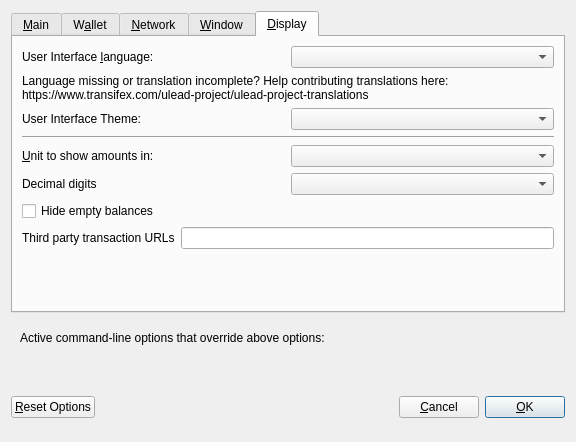
<?xml version="1.0" encoding="UTF-8"?>
<ui version="4.0">
 <class>OptionsDialog</class>
 <widget class="QDialog" name="OptionsDialog">
  <property name="geometry">
   <rect>
    <x>0</x>
    <y>0</y>
    <width>576</width>
    <height>442</height>
   </rect>
  </property>
  <property name="windowTitle">
   <string>Options</string>
  </property>
  <property name="modal">
   <bool>true</bool>
  </property>
  <layout class="QVBoxLayout" name="verticalLayout">
   <item>
    <widget class="QTabWidget" name="tabWidget">
     <property name="currentIndex">
      <number>4</number>
     </property>
     <widget class="QWidget" name="tabMain">
      <attribute name="title">
       <string>&amp;Main</string>
      </attribute>
      <layout class="QVBoxLayout" name="verticalLayout_Main">
       <item>
        <widget class="QCheckBox" name="bitcoinAtStartup">
         <property name="toolTip">
          <string>Automatically start ULead after logging in to the system.</string>
         </property>
         <property name="text">
          <string>&amp;Start ULead on system login</string>
         </property>
        </widget>
       </item>
       <item>
        <layout class="QHBoxLayout" name="horizontalLayout_2_Main">
         <item>
          <widget class="QLabel" name="databaseCacheLabel">
           <property name="text">
            <string>Size of &amp;database cache</string>
           </property>
           <property name="textFormat">
            <enum>Qt::PlainText</enum>
           </property>
           <property name="buddy">
            <cstring>databaseCache</cstring>
           </property>
          </widget>
         </item>
         <item>
          <widget class="QSpinBox" name="databaseCache"/>
         </item>
         <item>
          <widget class="QLabel" name="databaseCacheUnitLabel">
           <property name="text">
            <string>MB</string>
           </property>
           <property name="textFormat">
            <enum>Qt::PlainText</enum>
           </property>
          </widget>
         </item>
         <item>
          <spacer name="horizontalSpacer_2_Main">
           <property name="orientation">
            <enum>Qt::Horizontal</enum>
           </property>
           <property name="sizeHint" stdset="0">
            <size>
             <width>40</width>
             <height>20</height>
            </size>
           </property>
          </spacer>
         </item>
        </layout>
       </item>
       <item>
        <layout class="QHBoxLayout" name="horizontalLayout_3_Main">
         <item>
          <widget class="QLabel" name="threadsScriptVerifLabel">
           <property name="text">
            <string>Number of script &amp;verification threads</string>
           </property>
           <property name="textFormat">
            <enum>Qt::PlainText</enum>
           </property>
           <property name="buddy">
            <cstring>threadsScriptVerif</cstring>
           </property>
          </widget>
         </item>
         <item>
          <widget class="QSpinBox" name="threadsScriptVerif">
           <property name="toolTip">
            <string>(0 = auto, &lt;0 = leave that many cores free)</string>
           </property>
          </widget>
         </item>
         <item>
          <spacer name="horizontalSpacer_3_Main">
           <property name="orientation">
            <enum>Qt::Horizontal</enum>
           </property>
           <property name="sizeHint" stdset="0">
            <size>
             <width>40</width>
             <height>20</height>
            </size>
           </property>
          </spacer>
         </item>
        </layout>
       </item>
       <item>
        <spacer name="verticalSpacer_2">
         <property name="orientation">
          <enum>Qt::Vertical</enum>
         </property>
         <property name="sizeHint" stdset="0">
          <size>
           <width>20</width>
           <height>40</height>
          </size>
         </property>
        </spacer>
       </item>
       <item>
        <widget class="QCheckBox" name="checkBoxZeromintEnable">
         <property name="toolTip">
          <string>Enable automatic minting of ULead units to zULEAD</string>
         </property>
         <property name="layoutDirection">
          <enum>Qt::LeftToRight</enum>
         </property>
         <property name="text">
          <string>Enable zULEAD Automint</string>
         </property>
        </widget>
       </item>
       <item>
        <layout class="QHBoxLayout" name="horizontalLayout_3">
         <item>
          <widget class="QLabel" name="percentage_label">
           <property name="toolTip">
            <string>Percentage of incoming ULEAD which get automatically converted to zULEAD via Zerocoin Protocol (min: 10%)</string>
           </property>
           <property name="text">
            <string>Percentage of autominted zULEAD</string>
           </property>
          </widget>
         </item>
         <item>
          <widget class="QSpinBox" name="zeromintPercentage">
           <property name="minimum">
            <number>10</number>
           </property>
           <property name="maximum">
            <number>100</number>
           </property>
          </widget>
         </item>
        </layout>
       </item>
       <item>
        <layout class="QHBoxLayout" name="horizontalLayout" stretch="0,0">
         <property name="sizeConstraint">
          <enum>QLayout::SetFixedSize</enum>
         </property>
         <item>
          <widget class="QLabel" name="labelPreferredDenom">
           <property name="maximumSize">
            <size>
             <width>16777215</width>
             <height>16777215</height>
            </size>
           </property>
           <property name="toolTip">
            <string>Wait with automatic conversion to Zerocoin until enough ULEAD for this denomination is available</string>
           </property>
           <property name="text">
            <string>Preferred Automint zULEAD Denomination</string>
           </property>
          </widget>
         </item>
         <item>
          <widget class="QComboBox" name="preferredDenom">
           <property name="maximumSize">
            <size>
             <width>16777215</width>
             <height>27</height>
            </size>
           </property>
           <property name="toolTip">
            <string>Wait with automatic conversion to Zerocoin until enough ULEAD for this denomination is available</string>
           </property>
           <property name="maxVisibleItems">
            <number>9</number>
           </property>
           <property name="maxCount">
            <number>9</number>
           </property>
          </widget>
         </item>
        </layout>
       </item>
      </layout>
     </widget>
     <widget class="QWidget" name="tabWallet">
      <attribute name="title">
       <string>W&amp;allet</string>
      </attribute>
      <layout class="QVBoxLayout" name="verticalLayout_Wallet">
       <item>
        <layout class="QHBoxLayout" name="horizontalLayout_2_Wallet">
         <item>
          <widget class="QLabel" name="labelStakeSplitThresholdText">
           <property name="text">
            <string>Stake split threshold:</string>
           </property>
          </widget>
         </item>
         <item>
          <widget class="QSpinBox" name="spinBoxStakeSplitThreshold">
           <property name="minimum">
            <number>1</number>
           </property>
           <property name="maximum">
            <number>999999</number>
           </property>
          </widget>
         </item>
        </layout>
       </item>
       <item>
        <widget class="QGroupBox" name="groupBox">
         <property name="title">
          <string>Expert</string>
         </property>
         <layout class="QVBoxLayout" name="verticalLayout_2">
          <item>
           <widget class="QCheckBox" name="coinControlFeatures">
            <property name="toolTip">
             <string>Whether to show coin control features or not.</string>
            </property>
            <property name="text">
             <string>Enable coin &amp;control features</string>
            </property>
           </widget>
          </item>
          <item>
           <widget class="QCheckBox" name="showMasternodesTab">
            <property name="toolTip">
             <string>Show additional tab listing all your masternodes in first sub-tab&lt;br/&gt;and all masternodes on the network in second sub-tab.</string>
            </property>
            <property name="text">
             <string>Show Masternodes Tab</string>
            </property>
           </widget>
          </item>
          <item>
           <widget class="QCheckBox" name="spendZeroConfChange">
            <property name="toolTip">
             <string>If you disable the spending of unconfirmed change, the change from a transaction&lt;br/&gt;cannot be used until that transaction has at least one confirmation.&lt;br/&gt;This also affects how your balance is computed.</string>
            </property>
            <property name="text">
             <string>&amp;Spend unconfirmed change</string>
            </property>
           </widget>
          </item>
         </layout>
        </widget>
       </item>
       <item>
        <spacer name="verticalSpacer_Wallet">
         <property name="orientation">
          <enum>Qt::Vertical</enum>
         </property>
         <property name="sizeHint" stdset="0">
          <size>
           <width>20</width>
           <height>40</height>
          </size>
         </property>
        </spacer>
       </item>
      </layout>
     </widget>
     <widget class="QWidget" name="tabNetwork">
      <attribute name="title">
       <string>&amp;Network</string>
      </attribute>
      <layout class="QVBoxLayout" name="verticalLayout_Network">
       <item>
        <widget class="QCheckBox" name="mapPortUpnp">
         <property name="toolTip">
          <string>Automatically open the ULead client port on the router. This only works when your router supports UPnP and it is enabled.</string>
         </property>
         <property name="text">
          <string>Map port using &amp;UPnP</string>
         </property>
        </widget>
       </item>
       <item>
        <widget class="QCheckBox" name="allowIncoming">
         <property name="toolTip">
          <string>Accept connections from outside</string>
         </property>
         <property name="text">
          <string>Allow incoming connections</string>
         </property>
        </widget>
       </item>
       <item>
        <widget class="QCheckBox" name="connectSocks">
         <property name="toolTip">
          <string>Connect to the ULead network through a SOCKS5 proxy.</string>
         </property>
         <property name="text">
          <string>&amp;Connect through SOCKS5 proxy (default proxy):</string>
         </property>
        </widget>
       </item>
       <item>
        <layout class="QHBoxLayout" name="horizontalLayout_1_Network">
         <item>
          <widget class="QLabel" name="proxyIpLabel">
           <property name="text">
            <string>Proxy &amp;IP:</string>
           </property>
           <property name="textFormat">
            <enum>Qt::PlainText</enum>
           </property>
           <property name="buddy">
            <cstring>proxyIp</cstring>
           </property>
          </widget>
         </item>
         <item>
          <widget class="QValidatedLineEdit" name="proxyIp">
           <property name="minimumSize">
            <size>
             <width>140</width>
             <height>0</height>
            </size>
           </property>
           <property name="maximumSize">
            <size>
             <width>140</width>
             <height>16777215</height>
            </size>
           </property>
           <property name="toolTip">
            <string>IP address of the proxy (e.g. IPv4: 127.0.0.1 / IPv6: ::1)</string>
           </property>
          </widget>
         </item>
         <item>
          <widget class="QLabel" name="proxyPortLabel">
           <property name="text">
            <string>&amp;Port:</string>
           </property>
           <property name="textFormat">
            <enum>Qt::PlainText</enum>
           </property>
           <property name="buddy">
            <cstring>proxyPort</cstring>
           </property>
          </widget>
         </item>
         <item>
          <widget class="QLineEdit" name="proxyPort">
           <property name="minimumSize">
            <size>
             <width>75</width>
             <height>0</height>
            </size>
           </property>
           <property name="maximumSize">
            <size>
             <width>55</width>
             <height>16777215</height>
            </size>
           </property>
           <property name="toolTip">
            <string>Port of the proxy (e.g. 9050)</string>
           </property>
          </widget>
         </item>
         <item>
          <spacer name="horizontalSpacer_1_Network">
           <property name="orientation">
            <enum>Qt::Horizontal</enum>
           </property>
           <property name="sizeHint" stdset="0">
            <size>
             <width>40</width>
             <height>20</height>
            </size>
           </property>
          </spacer>
         </item>
        </layout>
       </item>
       <item>
        <spacer name="verticalSpacer_Network">
         <property name="orientation">
          <enum>Qt::Vertical</enum>
         </property>
         <property name="sizeHint" stdset="0">
          <size>
           <width>20</width>
           <height>40</height>
          </size>
         </property>
        </spacer>
       </item>
      </layout>
     </widget>
     <widget class="QWidget" name="tabWindow">
      <attribute name="title">
       <string>&amp;Window</string>
      </attribute>
      <layout class="QVBoxLayout" name="verticalLayout_Window">
       <item>
        <widget class="QCheckBox" name="minimizeToTray">
         <property name="toolTip">
          <string>Show only a tray icon after minimizing the window.</string>
         </property>
         <property name="text">
          <string>&amp;Minimize to the tray instead of the taskbar</string>
         </property>
        </widget>
       </item>
       <item>
        <widget class="QCheckBox" name="minimizeOnClose">
         <property name="toolTip">
          <string>Minimize instead of exit the application when the window is closed. When this option is enabled, the application will be closed only after selecting Quit in the menu.</string>
         </property>
         <property name="text">
          <string>M&amp;inimize on close</string>
         </property>
        </widget>
       </item>
       <item>
        <spacer name="verticalSpacer_Window">
         <property name="orientation">
          <enum>Qt::Vertical</enum>
         </property>
         <property name="sizeHint" stdset="0">
          <size>
           <width>20</width>
           <height>40</height>
          </size>
         </property>
        </spacer>
       </item>
      </layout>
     </widget>
     <widget class="QWidget" name="tabDisplay">
      <attribute name="title">
       <string>&amp;Display</string>
      </attribute>
      <layout class="QVBoxLayout" name="verticalLayout_Display">
       <item>
        <layout class="QHBoxLayout" name="horizontalLayout_1_Display">
         <item>
          <widget class="QLabel" name="langLabel">
           <property name="text">
            <string>User Interface &amp;language:</string>
           </property>
           <property name="textFormat">
            <enum>Qt::PlainText</enum>
           </property>
           <property name="buddy">
            <cstring>lang</cstring>
           </property>
          </widget>
         </item>
         <item>
          <widget class="QValueComboBox" name="lang">
           <property name="toolTip">
            <string>The user interface language can be set here. This setting will take effect after restarting ULead.</string>
           </property>
          </widget>
         </item>
        </layout>
       </item>
       <item>
        <widget class="QLabel" name="label_3">
         <property name="toolTip">
          <string notr="true"/>
         </property>
         <property name="statusTip">
          <string notr="true"/>
         </property>
         <property name="whatsThis">
          <string notr="true"/>
         </property>
         <property name="accessibleName">
          <string notr="true"/>
         </property>
         <property name="text">
          <string>Language missing or translation incomplete? Help contributing translations here:
https://www.transifex.com/ulead-project/ulead-project-translations</string>
         </property>
         <property name="wordWrap">
          <bool>true</bool>
         </property>
         <property name="openExternalLinks">
          <bool>true</bool>
         </property>
         <property name="textInteractionFlags">
          <set>Qt::TextBrowserInteraction</set>
         </property>
        </widget>
       </item>
       <item>
        <layout class="QHBoxLayout" name="horizontalLayout_4_Display" stretch="0,0">
         <item>
          <widget class="QLabel" name="themeLabel">
           <property name="text">
            <string>User Interface Theme:</string>
           </property>
          </widget>
         </item>
         <item>
          <widget class="QValueComboBox" name="theme"/>
         </item>
        </layout>
       </item>
       <item>
        <widget class="Line" name="line">
         <property name="orientation">
          <enum>Qt::Horizontal</enum>
         </property>
        </widget>
       </item>
       <item>
        <layout class="QHBoxLayout" name="horizontalLayout_2_Display">
         <item>
          <widget class="QLabel" name="unitLabel">
           <property name="text">
            <string>&amp;Unit to show amounts in:</string>
           </property>
           <property name="textFormat">
            <enum>Qt::PlainText</enum>
           </property>
           <property name="buddy">
            <cstring>unit</cstring>
           </property>
          </widget>
         </item>
         <item>
          <widget class="QValueComboBox" name="unit">
           <property name="toolTip">
            <string>Choose the default subdivision unit to show in the interface and when sending coins.</string>
           </property>
          </widget>
         </item>
        </layout>
       </item>
       <item>
        <layout class="QHBoxLayout" name="horizontalLayout_5_Display">
         <item>
          <widget class="QLabel" name="digitsLabel">
           <property name="text">
            <string>Decimal digits</string>
           </property>
          </widget>
         </item>
         <item>
          <widget class="QValueComboBox" name="digits"/>
         </item>
        </layout>
       </item>
       <item>
        <widget class="QCheckBox" name="checkBoxHideZeroBalances">
         <property name="toolTip">
          <string>Hide empty balances</string>
         </property>
         <property name="layoutDirection">
          <enum>Qt::LeftToRight</enum>
         </property>
         <property name="text">
          <string>Hide empty balances</string>
         </property>
        </widget>
       </item>
       <item>
        <layout class="QHBoxLayout" name="horizontalLayout_3_Display">
         <item>
          <widget class="QLabel" name="thirdPartyTxUrlsLabel">
           <property name="toolTip">
            <string>Third party URLs (e.g. a block explorer) that appear in the transactions tab as context menu items. %s in the URL is replaced by transaction hash. Multiple URLs are separated by vertical bar |.</string>
           </property>
           <property name="text">
            <string>Third party transaction URLs</string>
           </property>
           <property name="buddy">
            <cstring>thirdPartyTxUrls</cstring>
           </property>
          </widget>
         </item>
         <item>
          <widget class="QLineEdit" name="thirdPartyTxUrls">
           <property name="toolTip">
            <string>Third party URLs (e.g. a block explorer) that appear in the transactions tab as context menu items. %s in the URL is replaced by transaction hash. Multiple URLs are separated by vertical bar |.</string>
           </property>
          </widget>
         </item>
        </layout>
       </item>
       <item>
        <spacer name="verticalSpacer">
         <property name="orientation">
          <enum>Qt::Vertical</enum>
         </property>
         <property name="sizeHint" stdset="0">
          <size>
           <width>20</width>
           <height>40</height>
          </size>
         </property>
        </spacer>
       </item>
      </layout>
     </widget>
    </widget>
   </item>
   <item>
    <widget class="QFrame" name="frame">
     <layout class="QVBoxLayout" name="verticalLayout_Bottom">
      <item>
       <layout class="QHBoxLayout" name="horizontalLayout_Bottom">
        <item>
         <widget class="QLabel" name="overriddenByCommandLineInfoLabel">
          <property name="text">
           <string>Active command-line options that override above options:</string>
          </property>
          <property name="textFormat">
           <enum>Qt::PlainText</enum>
          </property>
         </widget>
        </item>
        <item>
         <spacer name="horizontalSpacer_Bottom">
          <property name="orientation">
           <enum>Qt::Horizontal</enum>
          </property>
          <property name="sizeHint" stdset="0">
           <size>
            <width>40</width>
            <height>20</height>
           </size>
          </property>
         </spacer>
        </item>
       </layout>
      </item>
      <item>
       <widget class="QLabel" name="overriddenByCommandLineLabel">
        <property name="text">
         <string/>
        </property>
        <property name="textFormat">
         <enum>Qt::PlainText</enum>
        </property>
        <property name="wordWrap">
         <bool>true</bool>
        </property>
       </widget>
      </item>
     </layout>
    </widget>
   </item>
   <item>
    <layout class="QHBoxLayout" name="horizontalLayout_Buttons">
     <item>
      <widget class="QPushButton" name="resetButton">
       <property name="toolTip">
        <string>Reset all client options to default.</string>
       </property>
       <property name="text">
        <string>&amp;Reset Options</string>
       </property>
       <property name="autoDefault">
        <bool>false</bool>
       </property>
      </widget>
     </item>
     <item>
      <spacer name="horizontalSpacer_1">
       <property name="orientation">
        <enum>Qt::Horizontal</enum>
       </property>
       <property name="sizeHint" stdset="0">
        <size>
         <width>40</width>
         <height>48</height>
        </size>
       </property>
      </spacer>
     </item>
     <item>
      <widget class="QLabel" name="statusLabel">
       <property name="minimumSize">
        <size>
         <width>200</width>
         <height>0</height>
        </size>
       </property>
       <property name="font">
        <font>
         <weight>75</weight>
         <bold>true</bold>
        </font>
       </property>
       <property name="text">
        <string/>
       </property>
       <property name="textFormat">
        <enum>Qt::PlainText</enum>
       </property>
       <property name="wordWrap">
        <bool>true</bool>
       </property>
      </widget>
     </item>
     <item>
      <spacer name="horizontalSpacer_2">
       <property name="orientation">
        <enum>Qt::Horizontal</enum>
       </property>
       <property name="sizeHint" stdset="0">
        <size>
         <width>40</width>
         <height>48</height>
        </size>
       </property>
      </spacer>
     </item>
     <item>
      <widget class="QPushButton" name="cancelButton">
       <property name="text">
        <string>&amp;Cancel</string>
       </property>
       <property name="autoDefault">
        <bool>false</bool>
       </property>
      </widget>
     </item>
     <item>
      <widget class="QPushButton" name="okButton">
       <property name="text">
        <string>&amp;OK</string>
       </property>
       <property name="autoDefault">
        <bool>false</bool>
       </property>
       <property name="default">
        <bool>true</bool>
       </property>
      </widget>
     </item>
    </layout>
   </item>
  </layout>
 </widget>
 <customwidgets>
  <customwidget>
   <class>QValidatedLineEdit</class>
   <extends>QLineEdit</extends>
   <header>qvalidatedlineedit.h</header>
  </customwidget>
  <customwidget>
   <class>QValueComboBox</class>
   <extends>QComboBox</extends>
   <header>qvaluecombobox.h</header>
  </customwidget>
 </customwidgets>
 <resources/>
 <connections/>
</ui>
